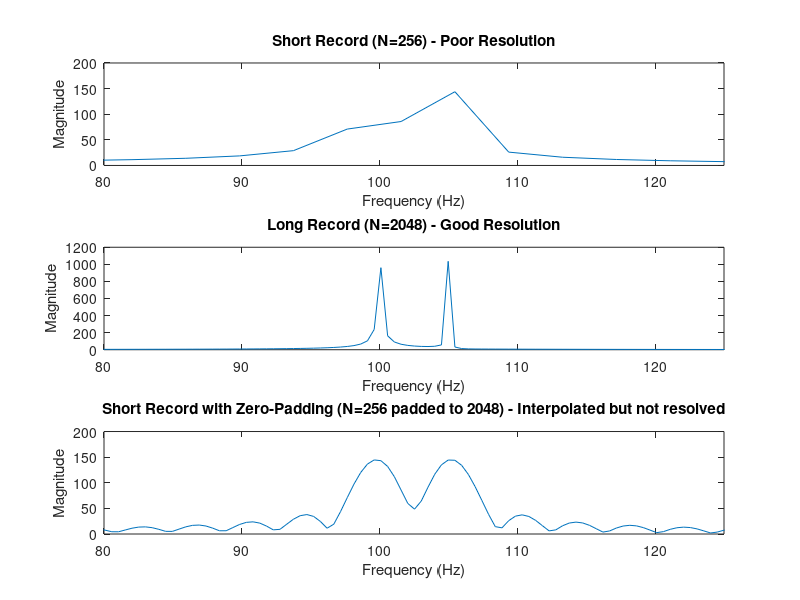

The MATLAB script that drew this image:
% fFT Analysis and Frequency Resolution Demonstration
% this script demonstrates the effect of record length (N) and zero-padding.

fs = 1000; % sampling frequency (Hz)
t = 0:1/fs:1-1/fs; % 1 second time vector

% create a signal with two closely spaced frequencies
f1 = 100; % 100 Hz
f2 = 105; % 105 Hz
x = sin(2*pi*f1*t) + sin(2*pi*f2*t);

% short record (N=256)
N1 = 256;
x_short = x(1:N1);
X_short = fft(x_short);
f_short = (0:N1-1)*(fs/N1);

% long record (N=2048)
N2 = 2048;
t_long = 0:1/fs:2.048-1/fs;
x_long_sig = sin(2*pi*f1*t_long) + sin(2*pi*f2*t_long);
x_long = x_long_sig(1:N2);
X_long = fft(x_long);
f_long = (0:N2-1)*(fs/N2);

% short record with Zero-Padding to N=2048
X_padded = fft(x_short, N2);
f_padded = (0:N2-1)*(fs/N2);

% plotting
figure;
subplot(3,1,1);
plot(f_short, abs(X_short));
title('Short Record (N=256) - Poor Resolution');
xlabel('Frequency (Hz)'); ylabel('Magnitude');
xlim([80 125]);

subplot(3,1,2);
plot(f_long, abs(X_long));
title('Long Record (N=2048) - Good Resolution');
xlabel('Frequency (Hz)'); ylabel('Magnitude');
xlim([80 125]);

subplot(3,1,3);
plot(f_padded, abs(X_padded));
title('Short Record with Zero-Padding (N=256 padded to 2048) - Interpolated but not resolved');
xlabel('Frequency (Hz)'); ylabel('Magnitude');
xlim([80 125]);

% save figure to assets folder
% mkdir('../assets') if it doesn't exist
if ~exist('../assets', 'dir')
    mkdir('../assets');
end
saveas(gcf, '../assets/fft_analysis.png');
